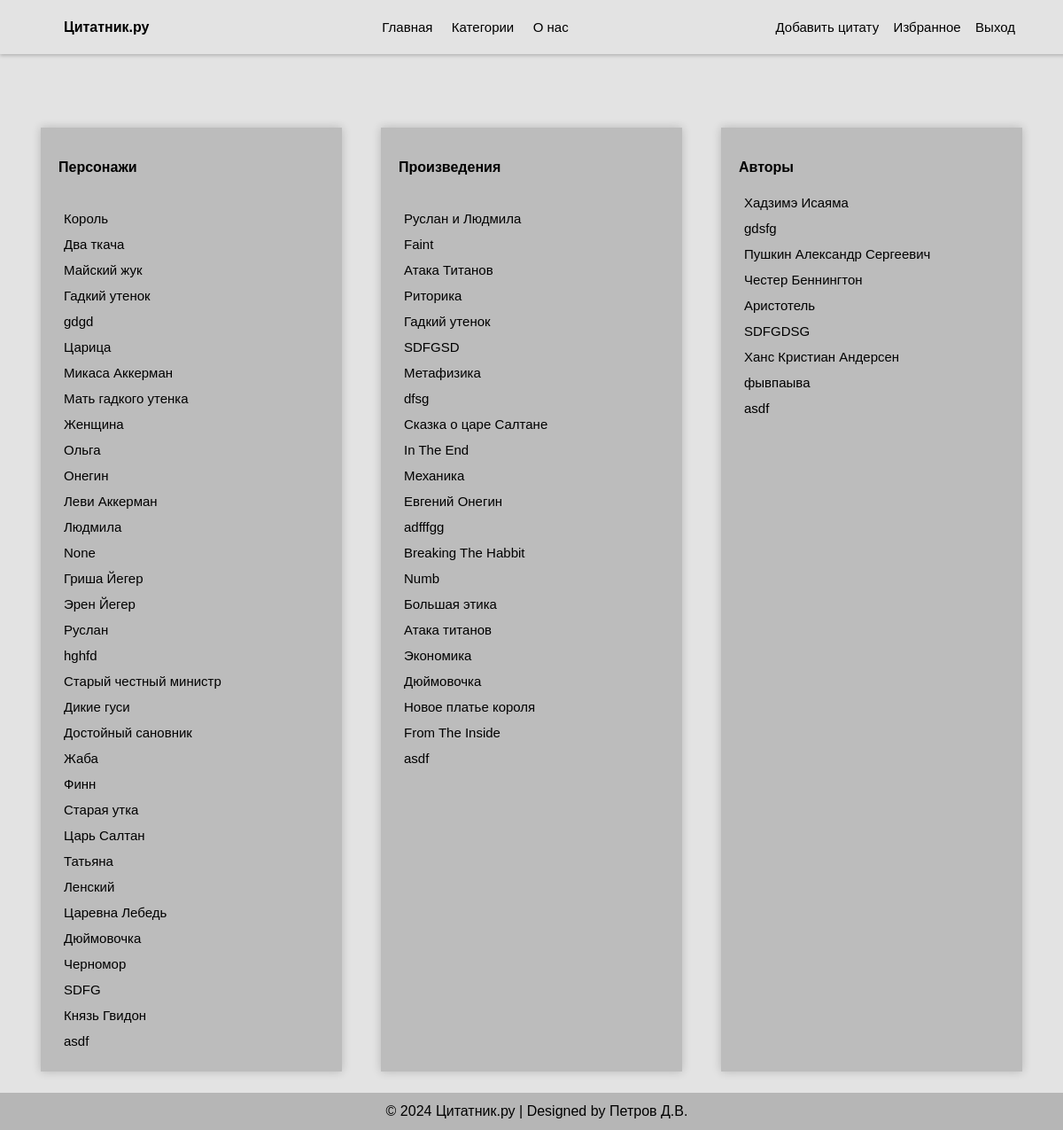
Page /categories (signed in) on the committed database.
### app.py (models this page shows, shortened)
class Quotes(db.Model):
    id = db.Column(db.Integer, primary_key=True)
    text = db.Column(db.String(300), nullable=False)
    author = db.Column(db.String(60), nullable=False)
    composition = db.Column(db.String(100))
    character = db.Column(db.String(60))

### app.py (the view)
@app.route('/categories')
def categories():
    quotes = Quotes.query.all()
    authors = []
    compositions = []
    characters = []
    for quote in quotes:
        authors.append(quote.author)
        compositions.append(quote.composition)
        characters.append(quote.character)
    authors = list(set(authors))
    compositions = list(set(compositions))
    characters = list(set(characters))
    if current_user.is_authenticated:
        return render_template('categories_login.html', authors=authors, compositions=compositions, characters=characters)
    else:
        return render_template('categories.html', authors=authors, compositions=compositions, characters=characters)

### UserLogin.py (called while the page is built)
    def fromDB(self, user_id, db, Users):
        self.__user = db.session.query(Users.id).filter(Users.id == user_id)
        return self

### app.py (called while the page is built)
@login_manager.user_loader
def load_user(user_id):
    print('load_user')
    return UserLogin().fromDB(user_id, db, Users)

### templates/categories_login.html (shortened to what this page needs)
{% extends 'index.html' %}
{% block authorizaton %}
<a href="/create_quote">Добавить цитату</a>
<a href="/favourite">Избранное</a>
<a href="/logout">Выход</a>
{% endblock %}
{% block main %}
<div class="categories">
    <div class="category">
        <p><b>Персонажи</b></p>
        {% for character in characters %}
            <a href="/filter/character/{{ character }}">{{ character }}</a><br>
        {% endfor %}
    </div>
    <div class="category">
        <p><b>Произведения</b></p>
        {% for composition in compositions %}
        <a href="/filter/composition/{{ composition }}">{{ composition }}</a><br>
        {% endfor %}
    </div>
    <div class="category">
        <p><b>Авторы</b></p>
        {% for author in authors %}
        <a href="/filter/author/{{ author }}">{{ author }}</a><br>
        {% endfor %}
    </div>
</div>
{% endblock %}

### static/css/style.css (style rules this page uses)
html, body { height: 100%; margin: 0; font-family: 'Arial'; }
body { display: flex; flex-direction: column; justify-content: space-between; background-color: #e3e3e3; }
a { text-decoration: none; border: none; font-family: 'Arial'; font-size: 15px; display: inline-block; text-align: center; color: black; transition: background-color 0.3s ease; outline: none; padding: 0.5vw; }
p, a, strong, button, .button { font-family: 'Arial'; }
.categories { display: flex; justify-content: space-around; width: 100vw; }
.category { min-width: 25vw; margin-top: 15vh; background-color: #bcbcbc; box-shadow: 0px 0px 10px rgba(0, 0, 0, 0.2); padding: 20px; }

### rows in the picture
Quotes: character "Король", composition "Новое платье короля"
Quotes: character "Два ткача"
Quotes: character "Майский жук"
Quotes: character "Гадкий утенок", composition "Гадкий утенок", author "Ханс Кристиан Андерсен"
Quotes: character "gdgd", composition "adfffgg"
Quotes: character "Царица"
Quotes: character "Микаса Аккерман"
Quotes: character "Мать гадкого утенка"
Quotes: character "Женщина"
Quotes: character "Ольга"
Quotes: character "Онегин", composition "Евгений Онегин", author "Пушкин Александр Сергеевич"
Quotes: character "Леви Аккерман", composition "Атака титанов", author "Хадзимэ Исаяма"
Quotes: character "Людмила"
Quotes: character "Гриша Йегер"
Quotes: character "Эрен Йегер"
Quotes: character "Руслан", composition "Руслан и Людмила"
Quotes: character "hghfd", composition "dfsg", author "gdsfg"
Quotes: character "Старый честный министр"
Quotes: character "Дикие гуси"
Quotes: character "Достойный сановник"
Quotes: character "Жаба"
Quotes: character "Финн"
Quotes: character "Старая утка"
Quotes: character "Царь Салтан", composition "Сказка о царе Салтане"
Quotes: character "Татьяна"
Quotes: character "Ленский"
Quotes: character "Царевна Лебедь"
Quotes: character "Дюймовочка", composition "Дюймовочка"
Quotes: character "Черномор"
Quotes: character "SDFG", composition "SDFGSD", author "SDFGDSG"
Quotes: character "Князь Гвидон"
Quotes: character "asdf", composition "asdf", author "asdf"
Quotes: composition "Faint"
Quotes: composition "Атака Титанов"
Quotes: composition "Риторика"
Quotes: composition "Метафизика", author "Аристотель"
Quotes: composition "In The End"
Quotes: composition "Механика"
Quotes: composition "Breaking The Habbit", author "Честер Беннингтон"
Quotes: composition "Numb"
Quotes: composition "Большая этика"
Quotes: composition "Экономика"
Quotes: composition "From The Inside"
Quotes: author "фывпаыва"

### other values in the picture
{{ character }} "None"
